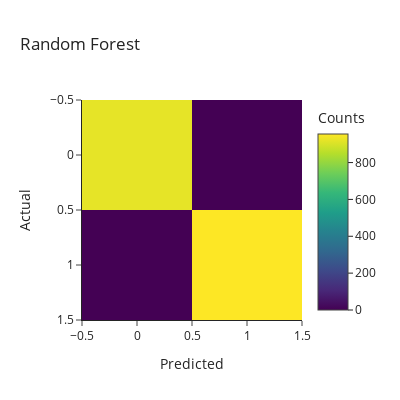
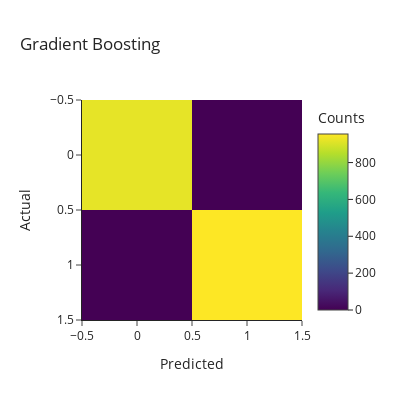
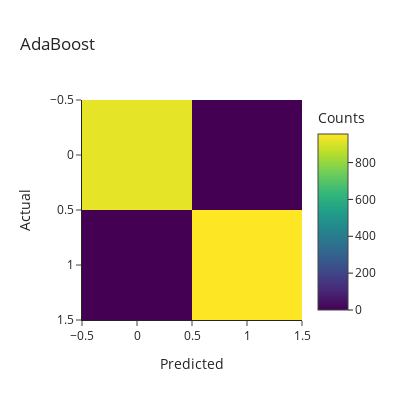
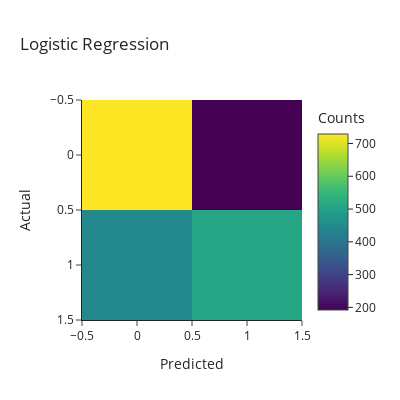

The notebook cell saved with these charts, in order:
### Code cell
# Iterate over classifiers
for name, clf in classifiers:
    clf.fit(X_train_res, y_train_res)  
    y_pred = clf.predict(X_test)  
    
    # Calculate classification metrics
    accuracy = accuracy_score(y_test, y_pred)
    f1 = f1_score(y_test, y_pred)

    # Calculate ROC curve and AUC
    if hasattr(clf, "predict_proba"):
        y_pred_prob = clf.predict_proba(X_test)[:, 1]
        fpr, tpr, _ = roc_curve(y_test, y_pred_prob)
        roc_auc = auc(fpr, tpr)
    else:
        roc_auc = None
    
    # Create a classification report
    report = classification_report(y_test, y_pred, output_dict=True)
    
    # Print classification report
    print(f"Classifier: {name}")
    print(f"Accuracy: {accuracy}")
    print(f"F1 Score: {f1}")
    print(f"AUC-ROC: {roc_auc}")
    print("Classification Report:")
    print(classification_report(y_test, y_pred))
    print("=" * 50)
    
    # Append results to the DataFrame
    results.append({
        "Classifier": name,
        "Accuracy": accuracy,
        "F1 Score": f1,
        "AUC-ROC": roc_auc,
        "Class 0 Precision": report['0']['precision'],
        "Class 0 Recall": report['0']['recall'],
        "Class 1 Precision": report['1']['precision'],
        "Class 1 Recall": report['1']['recall']
    })
    
    # Modify this line to set the correct title
    fig=px.imshow(confusion_matrix(y_test, y_pred),color_continuous_scale="Viridis",title=name,
                  width=400,height=400,labels=dict(x="Predicted", y="Actual", color="Counts"),template="simple_white")
    fig.show()

### Figure 1 — Plotly figure (JSON) as saved in the notebook; plotly's stock layout.template omitted (floating-point values rounded to 4 significant figures)
{"data": [{"coloraxis": "coloraxis", "hovertemplate": "Predicted: %{x}<br>Actual: %{y}<br>Counts: %{z}<extra></extra>", "name": "0", "type": "heatmap", "xaxis": "x", "yaxis": "y", "z": [[921, 0], [0, 955]]}], "layout": {"coloraxis": {"colorbar": {"title": {"text": "Counts"}}, "colorscale": [[0, "#440154"], [0.1111, "#482878"], [0.2222, "#3e4989"], [0.3333, "#31688e"], [0.4444, "#26828e"], [0.5556, "#1f9e89"], [0.6667, "#35b779"], [0.7778, "#6ece58"], [0.8889, "#b5de2b"], [1, "#fde725"]]}, "height": 400, "title": {"text": "Random Forest"}, "width": 400, "xaxis": {"anchor": "y", "autorange": true, "constrain": "domain", "domain": [0.008929, 0.9911], "range": [-0.5, 1.5], "scaleanchor": "y", "title": {"text": "Predicted"}}, "yaxis": {"anchor": "x", "autorange": true, "constrain": "domain", "domain": [0, 1], "range": [1.5, -0.5], "title": {"text": "Actual"}}}}

### Figure 2 — Plotly figure (JSON) as saved in the notebook; plotly's stock layout.template omitted (floating-point values rounded to 4 significant figures)
{"data": [{"coloraxis": "coloraxis", "hovertemplate": "Predicted: %{x}<br>Actual: %{y}<br>Counts: %{z}<extra></extra>", "name": "0", "type": "heatmap", "xaxis": "x", "yaxis": "y", "z": [[921, 0], [0, 955]]}], "layout": {"coloraxis": {"colorbar": {"title": {"text": "Counts"}}, "colorscale": [[0, "#440154"], [0.1111, "#482878"], [0.2222, "#3e4989"], [0.3333, "#31688e"], [0.4444, "#26828e"], [0.5556, "#1f9e89"], [0.6667, "#35b779"], [0.7778, "#6ece58"], [0.8889, "#b5de2b"], [1, "#fde725"]]}, "height": 400, "title": {"text": "Gradient Boosting"}, "width": 400, "xaxis": {"anchor": "y", "autorange": true, "constrain": "domain", "domain": [0.008929, 0.9911], "range": [-0.5, 1.5], "scaleanchor": "y", "title": {"text": "Predicted"}}, "yaxis": {"anchor": "x", "autorange": true, "constrain": "domain", "domain": [0, 1], "range": [1.5, -0.5], "title": {"text": "Actual"}}}}

### Figure 3 — Plotly figure (JSON) as saved in the notebook; plotly's stock layout.template omitted (floating-point values rounded to 4 significant figures)
{"data": [{"coloraxis": "coloraxis", "hovertemplate": "Predicted: %{x}<br>Actual: %{y}<br>Counts: %{z}<extra></extra>", "name": "0", "type": "heatmap", "xaxis": "x", "yaxis": "y", "z": [[921, 0], [0, 955]]}], "layout": {"coloraxis": {"colorbar": {"title": {"text": "Counts"}}, "colorscale": [[0, "#440154"], [0.1111, "#482878"], [0.2222, "#3e4989"], [0.3333, "#31688e"], [0.4444, "#26828e"], [0.5556, "#1f9e89"], [0.6667, "#35b779"], [0.7778, "#6ece58"], [0.8889, "#b5de2b"], [1, "#fde725"]]}, "height": 400, "title": {"text": "AdaBoost"}, "width": 400, "xaxis": {"anchor": "y", "autorange": true, "constrain": "domain", "domain": [0.008929, 0.9911], "range": [-0.5, 1.5], "scaleanchor": "y", "title": {"text": "Predicted"}}, "yaxis": {"anchor": "x", "autorange": true, "constrain": "domain", "domain": [0, 1], "range": [1.5, -0.5], "title": {"text": "Actual"}}}}

### Figure 4 — Plotly figure (JSON) as saved in the notebook; plotly's stock layout.template omitted (floating-point values rounded to 4 significant figures)
{"data": [{"coloraxis": "coloraxis", "hovertemplate": "Predicted: %{x}<br>Actual: %{y}<br>Counts: %{z}<extra></extra>", "name": "0", "type": "heatmap", "xaxis": "x", "yaxis": "y", "z": [[729, 192], [446, 509]]}], "layout": {"coloraxis": {"colorbar": {"title": {"text": "Counts"}}, "colorscale": [[0, "#440154"], [0.1111, "#482878"], [0.2222, "#3e4989"], [0.3333, "#31688e"], [0.4444, "#26828e"], [0.5556, "#1f9e89"], [0.6667, "#35b779"], [0.7778, "#6ece58"], [0.8889, "#b5de2b"], [1, "#fde725"]]}, "height": 400, "title": {"text": "Logistic Regression"}, "width": 400, "xaxis": {"anchor": "y", "autorange": true, "constrain": "domain", "domain": [0.008929, 0.9911], "range": [-0.5, 1.5], "scaleanchor": "y", "title": {"text": "Predicted"}}, "yaxis": {"anchor": "x", "autorange": true, "constrain": "domain", "domain": [0, 1], "range": [1.5, -0.5], "title": {"text": "Actual"}}}}
